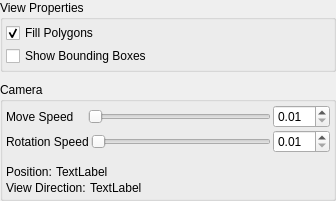
<?xml version="1.0" encoding="UTF-8"?>
<ui version="4.0">
 <class>ViewPropertiesWidget</class>
 <widget class="QWidget" name="ViewPropertiesWidget">
  <property name="geometry">
   <rect>
    <x>0</x>
    <y>0</y>
    <width>336</width>
    <height>185</height>
   </rect>
  </property>
  <property name="sizePolicy">
   <sizepolicy hsizetype="Expanding" vsizetype="Fixed">
    <horstretch>0</horstretch>
    <verstretch>0</verstretch>
   </sizepolicy>
  </property>
  <property name="minimumSize">
   <size>
    <width>0</width>
    <height>0</height>
   </size>
  </property>
  <property name="maximumSize">
   <size>
    <width>16777215</width>
    <height>185</height>
   </size>
  </property>
  <property name="windowTitle">
   <string>Form</string>
  </property>
  <layout class="QVBoxLayout" name="verticalLayout_3" stretch="0,4">
   <property name="spacing">
    <number>10</number>
   </property>
   <property name="leftMargin">
    <number>0</number>
   </property>
   <property name="topMargin">
    <number>0</number>
   </property>
   <property name="rightMargin">
    <number>0</number>
   </property>
   <property name="bottomMargin">
    <number>0</number>
   </property>
   <item>
    <widget class="QGroupBox" name="group_sceneCommon">
     <property name="sizePolicy">
      <sizepolicy hsizetype="Expanding" vsizetype="Preferred">
       <horstretch>0</horstretch>
       <verstretch>0</verstretch>
      </sizepolicy>
     </property>
     <property name="title">
      <string>View Properties</string>
     </property>
     <layout class="QVBoxLayout" name="verticalLayout_2">
      <property name="spacing">
       <number>3</number>
      </property>
      <property name="leftMargin">
       <number>3</number>
      </property>
      <property name="topMargin">
       <number>3</number>
      </property>
      <property name="rightMargin">
       <number>3</number>
      </property>
      <property name="bottomMargin">
       <number>3</number>
      </property>
      <item>
       <widget class="QCheckBox" name="chb_fillPolygons">
        <property name="enabled">
         <bool>true</bool>
        </property>
        <property name="sizePolicy">
         <sizepolicy hsizetype="Preferred" vsizetype="Fixed">
          <horstretch>0</horstretch>
          <verstretch>0</verstretch>
         </sizepolicy>
        </property>
        <property name="minimumSize">
         <size>
          <width>300</width>
          <height>0</height>
         </size>
        </property>
        <property name="text">
         <string>Fill Polygons</string>
        </property>
        <property name="checked">
         <bool>true</bool>
        </property>
       </widget>
      </item>
      <item>
       <widget class="QCheckBox" name="chb_showBb">
        <property name="text">
         <string>Show Bounding Boxes</string>
        </property>
       </widget>
      </item>
     </layout>
    </widget>
   </item>
   <item>
    <widget class="QGroupBox" name="groupBox">
     <property name="sizePolicy">
      <sizepolicy hsizetype="Expanding" vsizetype="Preferred">
       <horstretch>0</horstretch>
       <verstretch>0</verstretch>
      </sizepolicy>
     </property>
     <property name="title">
      <string>Camera</string>
     </property>
     <layout class="QVBoxLayout" name="verticalLayout">
      <property name="spacing">
       <number>2</number>
      </property>
      <property name="leftMargin">
       <number>3</number>
      </property>
      <property name="topMargin">
       <number>3</number>
      </property>
      <property name="rightMargin">
       <number>3</number>
      </property>
      <property name="bottomMargin">
       <number>3</number>
      </property>
      <item>
       <layout class="QHBoxLayout" name="horizontalLayout_2">
        <item>
         <widget class="QLabel" name="lbl_camMoveSpeed">
          <property name="sizePolicy">
           <sizepolicy hsizetype="Fixed" vsizetype="Preferred">
            <horstretch>0</horstretch>
            <verstretch>0</verstretch>
           </sizepolicy>
          </property>
          <property name="minimumSize">
           <size>
            <width>80</width>
            <height>0</height>
           </size>
          </property>
          <property name="text">
           <string>Move Speed</string>
          </property>
         </widget>
        </item>
        <item>
         <widget class="QSlider" name="sld_camMoveSpeed">
          <property name="sizePolicy">
           <sizepolicy hsizetype="Expanding" vsizetype="Preferred">
            <horstretch>0</horstretch>
            <verstretch>0</verstretch>
           </sizepolicy>
          </property>
          <property name="minimumSize">
           <size>
            <width>0</width>
            <height>0</height>
           </size>
          </property>
          <property name="minimum">
           <number>1</number>
          </property>
          <property name="maximum">
           <number>1000</number>
          </property>
          <property name="orientation">
           <enum>Qt::Horizontal</enum>
          </property>
          <property name="invertedControls">
           <bool>false</bool>
          </property>
         </widget>
        </item>
        <item>
         <widget class="QDoubleSpinBox" name="dsb_camMoveSpeed">
          <property name="sizePolicy">
           <sizepolicy hsizetype="Preferred" vsizetype="Fixed">
            <horstretch>0</horstretch>
            <verstretch>0</verstretch>
           </sizepolicy>
          </property>
          <property name="minimum">
           <double>0.010000000000000</double>
          </property>
          <property name="maximum">
           <double>10.000000000000000</double>
          </property>
         </widget>
        </item>
       </layout>
      </item>
      <item>
       <layout class="QHBoxLayout" name="horizontalLayout_3">
        <item>
         <widget class="QLabel" name="lbl_camRotateSpeed">
          <property name="sizePolicy">
           <sizepolicy hsizetype="Fixed" vsizetype="Preferred">
            <horstretch>0</horstretch>
            <verstretch>0</verstretch>
           </sizepolicy>
          </property>
          <property name="minimumSize">
           <size>
            <width>80</width>
            <height>0</height>
           </size>
          </property>
          <property name="text">
           <string>Rotation Speed</string>
          </property>
         </widget>
        </item>
        <item>
         <widget class="QSlider" name="sld_camRotateSpeed">
          <property name="sizePolicy">
           <sizepolicy hsizetype="Expanding" vsizetype="Preferred">
            <horstretch>0</horstretch>
            <verstretch>0</verstretch>
           </sizepolicy>
          </property>
          <property name="minimum">
           <number>1</number>
          </property>
          <property name="maximum">
           <number>1000</number>
          </property>
          <property name="orientation">
           <enum>Qt::Horizontal</enum>
          </property>
         </widget>
        </item>
        <item>
         <widget class="QDoubleSpinBox" name="dsb_camRotateSpeed">
          <property name="decimals">
           <number>2</number>
          </property>
          <property name="minimum">
           <double>0.010000000000000</double>
          </property>
          <property name="maximum">
           <double>10.000000000000000</double>
          </property>
         </widget>
        </item>
       </layout>
      </item>
      <item>
       <spacer name="horizontalSpacer">
        <property name="orientation">
         <enum>Qt::Horizontal</enum>
        </property>
        <property name="sizeType">
         <enum>QSizePolicy::Expanding</enum>
        </property>
        <property name="sizeHint" stdset="0">
         <size>
          <width>40</width>
          <height>10</height>
         </size>
        </property>
       </spacer>
      </item>
      <item>
       <layout class="QHBoxLayout" name="horizontalLayout">
        <property name="spacing">
         <number>4</number>
        </property>
        <item>
         <widget class="QLabel" name="lbl_camPos">
          <property name="text">
           <string>Position:</string>
          </property>
         </widget>
        </item>
        <item>
         <widget class="QLabel" name="lbl_camPosValue">
          <property name="sizePolicy">
           <sizepolicy hsizetype="Expanding" vsizetype="Preferred">
            <horstretch>0</horstretch>
            <verstretch>0</verstretch>
           </sizepolicy>
          </property>
          <property name="text">
           <string>TextLabel</string>
          </property>
         </widget>
        </item>
       </layout>
      </item>
      <item>
       <layout class="QHBoxLayout" name="horizontalLayout_5">
        <property name="spacing">
         <number>4</number>
        </property>
        <item>
         <widget class="QLabel" name="lbl_camViewDirection">
          <property name="text">
           <string>View Direction:</string>
          </property>
         </widget>
        </item>
        <item>
         <widget class="QLabel" name="lbl_camViewDirectionValue">
          <property name="sizePolicy">
           <sizepolicy hsizetype="Expanding" vsizetype="Preferred">
            <horstretch>0</horstretch>
            <verstretch>0</verstretch>
           </sizepolicy>
          </property>
          <property name="text">
           <string>TextLabel</string>
          </property>
         </widget>
        </item>
       </layout>
      </item>
     </layout>
    </widget>
   </item>
  </layout>
 </widget>
 <resources/>
 <connections/>
</ui>
